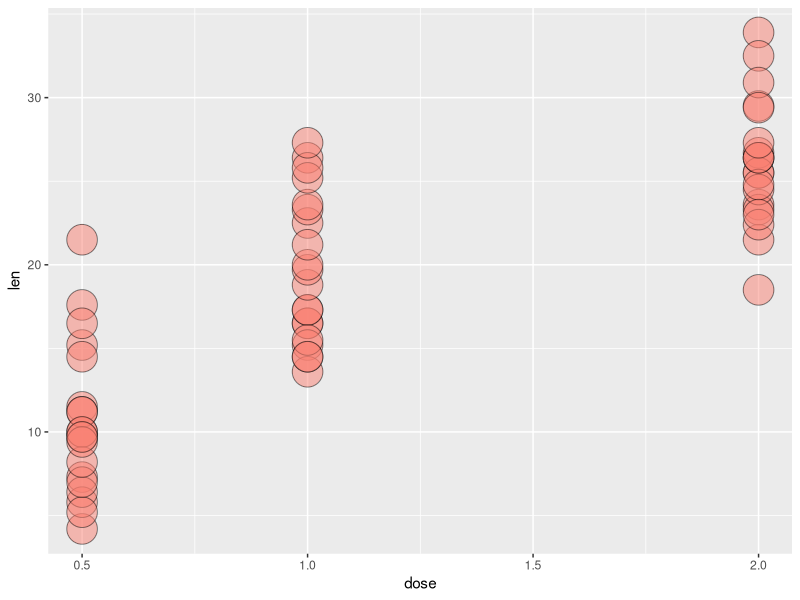
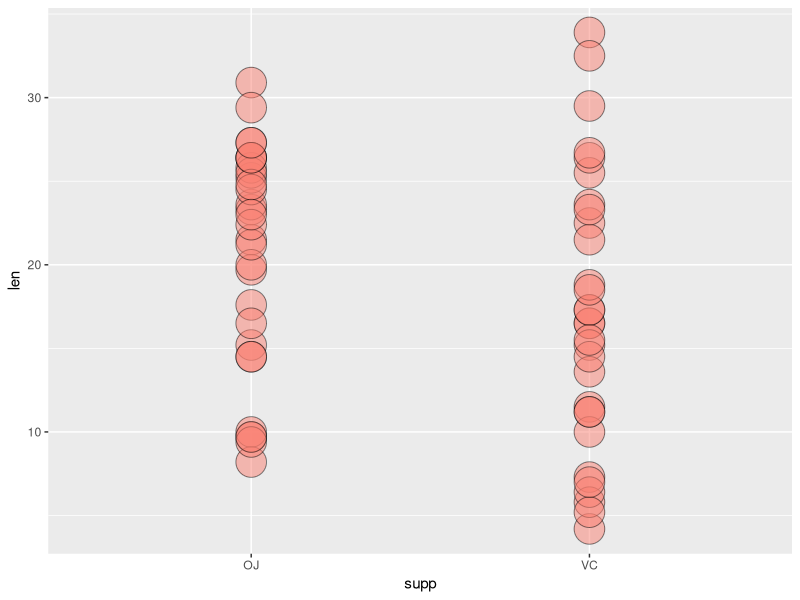
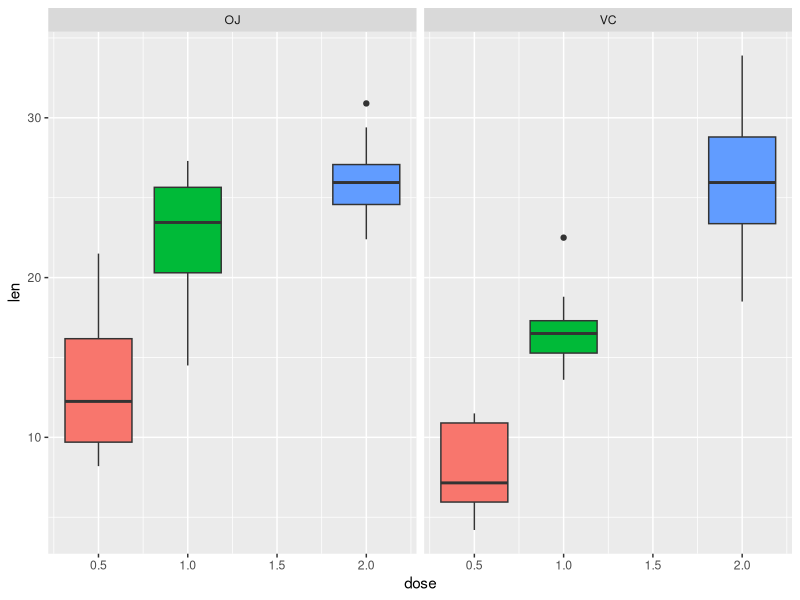
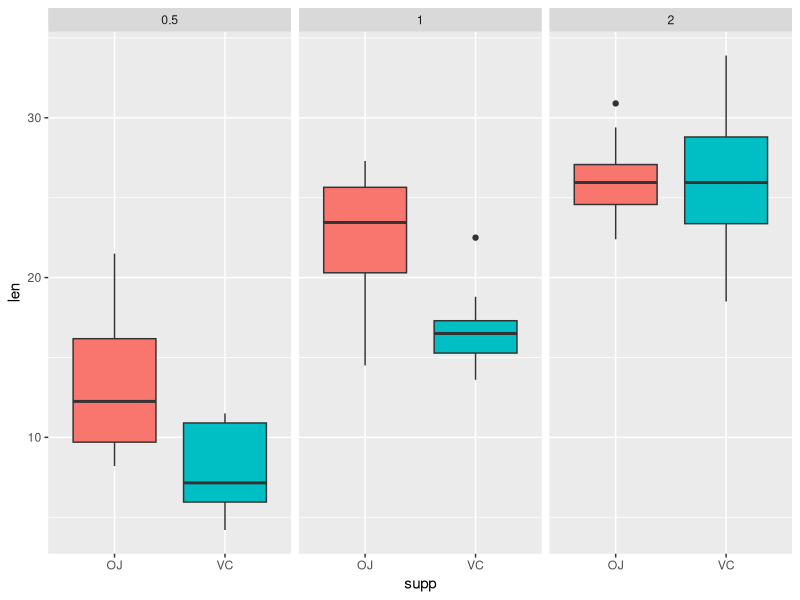

Write R code to recreate these figures, in order. (Note: this script raises an error after producing the figures.)
##Statistical Inference Final Project

##Set environment
setwd("C:/Users/User/Desktop/Statistical Inference/")
library(knitr)
library(datasets)
library(ggplot2)

##Load dataset
##ToothGrowth: The response is the length of odontoblasts (teeth) in each of 10 guinea pigs at each of three dose levels of Vitamin C (0.5, 1, and 2 mg) with each of two delivery methods (orange juice or ascorbic acid).
data(ToothGrowth)
head(ToothGrowth, 5)

##Preprocess dataset
dose <- ToothGrowth$dose
supp <- ToothGrowth$supp
len <- ToothGrowth$len ##tooth growth for comparison

##Summarize dataset
##len  numeric Tooth length
##supp factor  Supplement type (VC or OJ)
##dose numeric Dose in milligrams
summary(ToothGrowth)

##Exploratory analysis of dataset
##Relationship between dose and len
g1 <- ggplot(ToothGrowth, aes(x=dose, y=len, group=factor(supp)))
g1 <- g1 + geom_point(size=10, pch=21, fill="salmon", alpha=0.5)
g1

##Relationship between supp and len
g2 <- ggplot(ToothGrowth, aes(x=supp, y=len, group=factor(dose)))
g2 <- g2 + geom_point(size=10, pch=21, fill="salmon", alpha=0.5)
g2

##Use box plot to do exploratory analysis
b1 <- ggplot(ToothGrowth, aes(x =dose, y=len, fill=factor(dose))) 
b1 <- b1 + geom_boxplot() + guides(fill=FALSE) + facet_grid(. ~ supp)
b1

b2 <- ggplot(ToothGrowth, aes(x=supp, y=len, fill=factor(supp))) 
b2 <- b2 + geom_boxplot() + guides(fill=FALSE) + facet_grid(. ~ dose)
b2

##Split the data by dosages (0.5, 1, and 2 mg)
dose1 <- subset(ToothGrowth, dose==0.5)
dose2 <- subset(ToothGrowth, dose==1.0)
dose3 <- subset(ToothGrowth, dose==2.0)

##Split the data by supplement type (Vitamin C and Orange juice)
suppVC <- subset(ToothGrowth, supp=="VC")
suppOJ <- subset(ToothGrowth, supp=="OJ")

##T-test between supplement types (Independent/paird, (non)equal variance sample)
##Full sample
test0 <- t.test(len~supp, paired=TRUE, var.equal=TRUE, data=ToothGrowth)
test0$p.value
test0$conf[1:2]
##dose=0.5
test1 <- t.test(len~supp, paired=FALSE, var.equal=FALSE, data=dose1)
test1$p.value
test1$conf[1:2]
##dose=1.0
test2 <- t.test(len~supp, paired=FALSE, var.equal=FALSE, data=dose2)
test2$p.value
test2$conf[1:2]
##dose=2.0
test3 <- t.test(len~supp, paired=FALSE, var.equal=FALSE, data=dose3)
test3$p.value
test3$conf[1:2]

